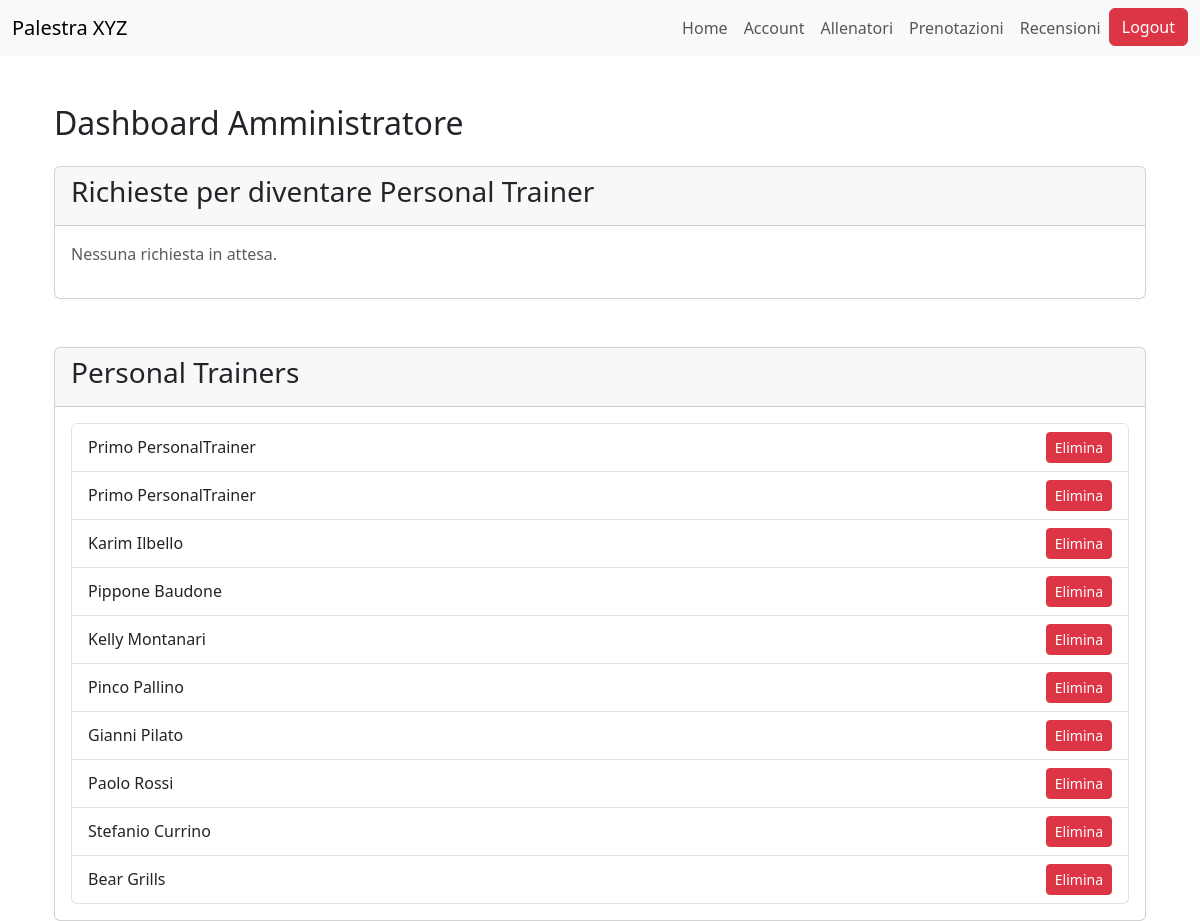
/gestione/ (signed in), run on an earlier commit of the app's database.
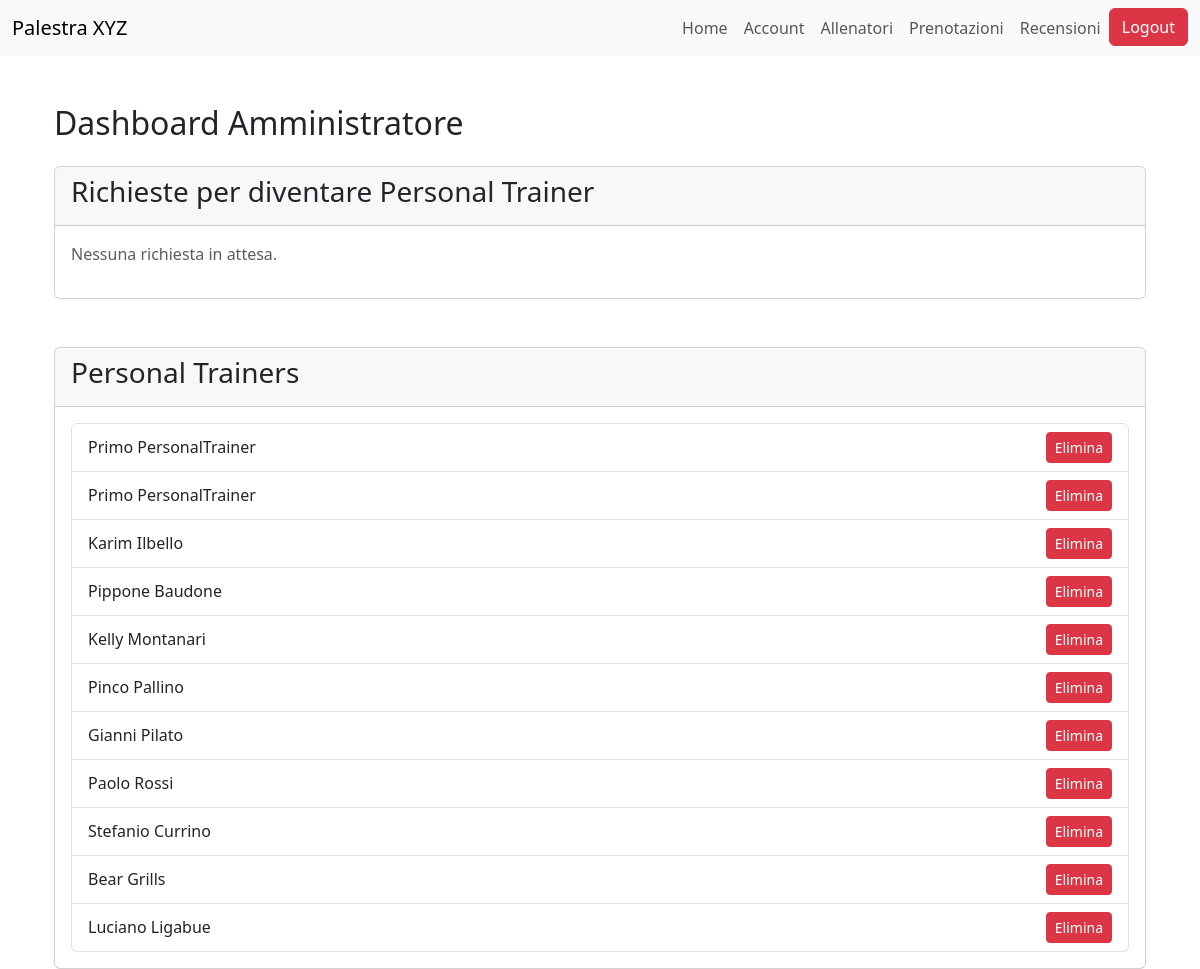
And on a later commit of the database.
### trainers/models.py (models this page shows, shortened)
class PersonalTrainer(models.Model):
    user = models.OneToOneField(User, on_delete=models.CASCADE)
    nome = models.CharField(max_length=100)
    cognome = models.CharField(max_length=100)
    data_di_nascita = models.DateField()
    bio = models.TextField(max_length=500)
    SCELTA_PREFERENZE = [
        ("BB", "BodyBuilding"),
        ("PL", "PowerLifting"),
        ("CL", "Calisthenics"),
        ("ST", "StrongMen"),
        ("YG", "Yoga"),
        ("PS", "Pilates"),
        ("AR", "Aerobico")
    ]
    preferenze = models.CharField(max_length=2, choices=SCELTA_PREFERENZE)
    immagine_profilo = models.ImageField(upload_to=foto_profilo_upload_path, blank=True, null=True)
    competenze = models.TextField(max_length=500, default='Nessuna competenza')
    class Meta:
        verbose_name = "Personal Trainer"
        verbose_name_plural = "Personal Trainers"

### gestione/views.py (the view)
# urls.py: path('', dashboard_amministratore, name='dashboard_amministratore'),
@staff_member_required
def dashboard_amministratore(request):
    richieste = RichiestaPersonalTrainer.objects.filter(approvato=False)
    personal_trainers = PersonalTrainer.objects.all()
    return render(request, 'gestione/dashboard_amministratore.html', {
        'richieste': richieste,
        'personal_trainers': personal_trainers
    })

### gestione/templates/gestione/dashboard_amministratore.html
{% extends 'gestione/base.html' %}
{% block content %}
  <div class="container mt-5">
    <h2 class="mb-4">Dashboard Amministratore</h2>
    <div class="card mb-5">
      <div class="card-header">
        <h3>Richieste per diventare Personal Trainer</h3>
      </div>
      <div class="card-body">
        {% if richieste %}
          <ul class="list-group">
            {% for richiesta in richieste %}
              <li class="list-group-item d-flex justify-content-between align-items-center">
                {{ richiesta.nome }} {{ richiesta.cognome }}
                <div>
                  <a href="{% url 'gestione:richiesta_detail' richiesta.pk %}" class="btn btn-primary btn-sm">Dettegli</a>
                </div>
              </li>
            {% endfor %}
          </ul>
        {% else %}
          <p class="text-muted">Nessuna richiesta in attesa.</p>
        {% endif %}
      </div>
    </div>
    <div class="card">
      <div class="card-header">
        <h3>Personal Trainers</h3>
      </div>
      <div class="card-body">
        {% if personal_trainers %}
          <ul class="list-group">
            {% for trainer in personal_trainers %}
              <li class="list-group-item d-flex justify-content-between align-items-center">
                {{ trainer.nome }} {{ trainer.cognome }}
                <a href="{% url 'gestione:elimina_personal_trainer' trainer.pk %}" class="btn btn-danger btn-sm">Elimina</a>
              </li>
            {% endfor %}
          </ul>
        {% else %}
          <p class="text-muted">Nessun Personal Trainer disponibile.</p>
        {% endif %}
      </div>
    </div>
  </div>
{% endblock %}

What changed in the data, as far as the page shows it:
added PersonalTrainer: nome "Luciano", cognome "Ligabue"
